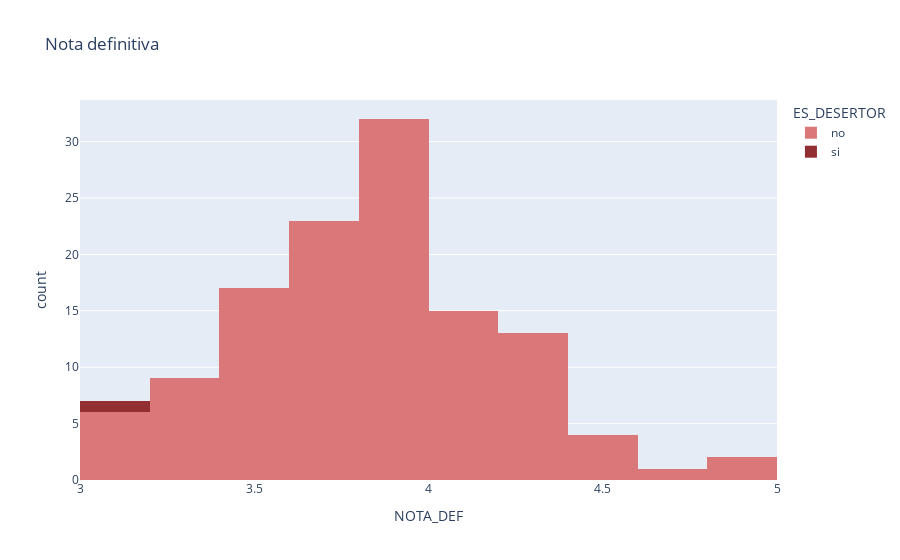

Source (notebook cell):
### Code cell
# notas por programa desertor
fig = px.histogram(filter_by_subject, x="NOTA_DEF", title='Nota definitiva', color= "ES_DESERTOR", color_discrete_sequence=["#DA7879", "#912F33"] )
fig.show()

### Figure 1 — Plotly figure (JSON) as saved in the notebook; plotly's stock layout.template omitted (floating-point values rounded to 4 significant figures)
{"data": [{"alignmentgroup": "True", "bingroup": "x", "hovertemplate": "ES_DESERTOR=no<br>NOTA_DEF=%{x}<br>count=%{y}<extra></extra>", "legendgroup": "no", "marker": {"color": "#DA7879", "pattern": {"shape": ""}}, "name": "no", "offsetgroup": "no", "orientation": "v", "showlegend": true, "type": "histogram", "x": [3.7, 4.5, 3.4, 3.6, 3.8, 3.1, 3.4, 3.1, 3.7, 3.6, 3.6, 3.3, 4.8, 3.9, 3.9, 3.7, 3.9, 3.4, 3.9, 4.8, 4.2, 4.7, 3.7, 3.6, 3.8, 3.8, 4, 4.3, 3.6, 3, 3.5, 3.7, 3.8, 3.8, 3.6, 4.1, 4, 3.1, 3.4, 3.5, 4, 4, 3.7, 4.2, 3.9, 3.5, 4, 3.9, 3.5, 3.8, 3.7, 4, 4.2, 3.4, 4.1, 3.8, 4, 3.2, 3.7, 3.1, 3.5, 3.4, 4.4, 3.9, 3.8, 3.5, 3.9, 3.2, 3.6, 3.8, 3.9, 3, 3.9, 3.8, 3.5, 3.6, 3.6, 3.3, 3.7, 3.9, 3.2, 3.5, 4.4, 3.9, 3.8, 4.3, 4, 4.1, 4.2, 4.4, 3.9, 3.5, 3.2, 3.5, 3.9, 3.8, 3.9, 4.3, 3.2, 3.6, 3.9, 4.3, 3.9, 4, 4.2, 4.2, 3.6, 4, 3.8, 3.8, 4.3, 3.6, 3.7, 4.2, 3.6, 4.1, 3.5, 3.3, 3.3, 4.2, 4, 3.9], "xaxis": "x", "yaxis": "y"}, {"alignmentgroup": "True", "bingroup": "x", "hovertemplate": "ES_DESERTOR=si<br>NOTA_DEF=%{x}<br>count=%{y}<extra></extra>", "legendgroup": "si", "marker": {"color": "#912F33", "pattern": {"shape": ""}}, "name": "si", "offsetgroup": "si", "orientation": "v", "showlegend": true, "type": "histogram", "x": [3], "xaxis": "x", "yaxis": "y"}], "layout": {"barmode": "relative", "legend": {"title": {"text": "ES_DESERTOR"}, "tracegroupgap": 0}, "title": {"text": "Nota definitiva"}, "xaxis": {"anchor": "y", "domain": [0, 1], "title": {"text": "NOTA_DEF"}}, "yaxis": {"anchor": "x", "domain": [0, 1], "title": {"text": "count"}}}}
